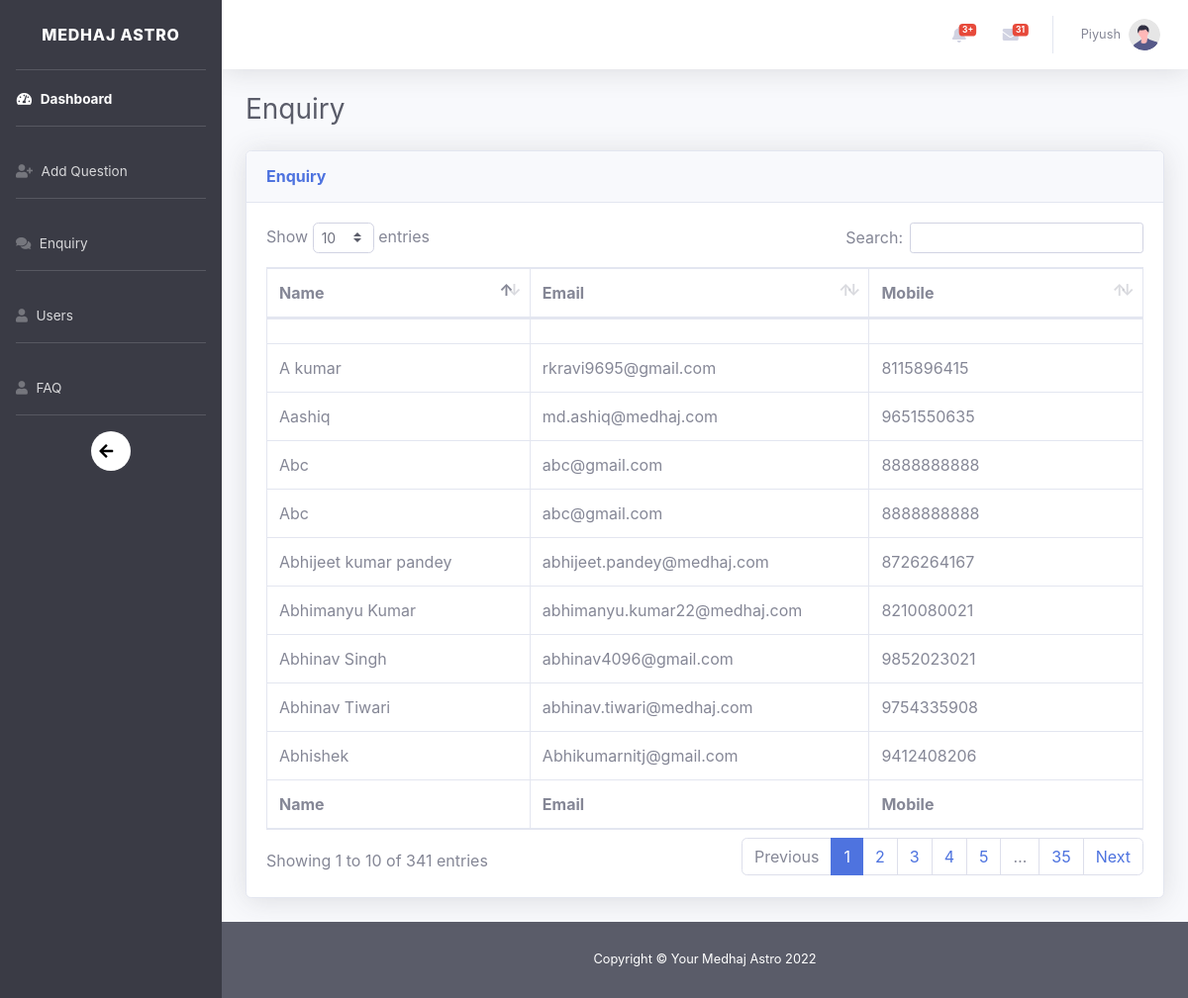
Page /enquiry.php (signed in) on the committed database.
### tables this page shows
CREATE TABLE `enquiry` (
  `id` int(11) NOT NULL,
  `name` text NOT NULL,
  `email` text NOT NULL,
  `mobile` text NOT NULL
);

### enquiry.php (the view, shortened to what this page needs)
<!DOCTYPE html>
<html lang="en">
<head>
    <link href="css/sb-admin-2.min.css" rel="stylesheet">
    <link href="vendor/datatables/dataTables.bootstrap4.min.css" rel="stylesheet">
    <link href="vendor/fontawesome-free/css/all.min.css" rel="stylesheet" type="text/css">
</head>
<body id="page-top">
    <div id="wrapper">
    <?php include 'sidebar.php'; ?>
        <div id="content-wrapper" class="d-flex flex-column">
            <div id="content">
            <?php include 'topbar.php';?>
                <div class="container-fluid">
                    <div class="d-sm-flex align-items-center justify-content-between mb-4">
                        <h1 class="h3 mb-0 text-gray-800">Enquiry</h1>
                    </div>
                    <div class="row">
                      <div class="col-lg-12 col-md-12 col-sm-12">
                    <div class="card shadow mb-4">
                        <div class="card-header py-3">
                            <h6 class="m-0 font-weight-bold text-primary">Enquiry</h6>
                        </div>
                        <div class="card-body">
                            <div class="table-responsive">
                                <table class="table table-bordered" id="dataTable" width="100%" cellspacing="0">
                                    <thead>
                                        <tr>
                                            <th>Name</th>
                                            <th>Email</th>
                                            <th>Mobile</th>
                                        </tr>
                                    </thead>
                                    <tfoot>
                                    <tr>
                                            <th>Name</th>
                                            <th>Email</th>
                                            <th>Mobile</th>
                                        </tr>
                                    </tfoot>
                                    <tbody>
                                        <?php
                                        include '../inc/dbcon.php';
                                                        $q="SELECT * FROM `enquiry`order by id desc";
                                                        $r=mysqli_query($con,$q);
                                                        if($r){
                                                           while($data=mysqli_fetch_assoc($r)){
                                                                  ?>
                                                                   <tr>
                                                                 <td><?php echo $data['name'];?></td>
                                                                 <td><?php echo $data['email'];?></td>
                                                                 <td><?php echo $data['mobile'];?></td>
                                                                 </tr>
                                                                  <?php
                                                                 }
                                                            }
                                        ?>
                                    </tbody>
                                </table>
                            </div>
                        </div>
                    </div>
                      </div>
                    </div>
                </div>
            </div>
            <footer class="sticky-footer bg-dark text-white">
                <div class="container my-auto">
                    <div class="copyright text-center my-auto">
                        <span>Copyright &copy; Your Medhaj Astro 2022</span>
                    </div>
                </div>
            </footer>
        </div>
    </div>
</body>
</html>

### sidebar.php (shortened to what this page needs)
<ul class="navbar-nav  sidebar sidebar-dark accordion bg-gray-900" id="accordionSidebar">
    <a class="sidebar-brand d-flex align-items-center justify-content-center" href="index.html">
        <div class="sidebar-brand-text mx-3">Medhaj Astro </div>
    </a>
    <hr class="sidebar-divider my-0">
    <li class="nav-item active">
        <a class="nav-link" href="index.php">
            <i class="fas fa-fw fa-tachometer-alt"></i>
            <span>Dashboard</span></a>
    </li>
    <hr class="sidebar-divider">
    <li class="nav-item">
        <a class="nav-link" href="add_question.php">
            <i class="fa fa-user-plus" aria-hidden="true"></i>
            <span>Add Question</span></a>
    </li>
    <hr class="sidebar-divider d-none d-md-block">
    <li class="nav-item">
        <a class="nav-link" href="enquiry.php">
            <i class="fas fa-comments" aria-hidden="true"></i>
            <span>Enquiry</span></a>
    </li>
    <hr class="sidebar-divider d-none d-md-block">
    <li class="nav-item">
        <a class="nav-link" href="users.php">
            <i class="fa fa-user" aria-hidden="true"></i>
            <span>Users</span></a>
    </li>
    <hr class="sidebar-divider d-none d-md-block">
    <li class="nav-item">
        <a class="nav-link" href="feedback.php">
            <i class="fa fa-user" aria-hidden="true"></i>
            <span>FAQ</span></a>
    </li>
    <hr class="sidebar-divider d-none d-md-block">
    <div class="text-center d-none d-md-inline">
        <button class="rounded-circle border-0" id="sidebarToggle" style="background-color: white;"><i
                class="fa fa-arrow-left" aria-hidden="true"></i></button>
    </div>
</ul>

### topbar.php (shortened to what this page needs)
<?php
include 'dbcon.php'; ?>
<nav class="navbar navbar-expand navbar-light bg-white topbar mb-4 static-top shadow">
    <ul class="navbar-nav ml-auto">
        <li class="nav-item dropdown no-arrow mx-1">
            <a class="nav-link dropdown-toggle" href="#" id="alertsDropdown" role="button" data-toggle="dropdown"
                aria-haspopup="true" aria-expanded="false">
                <?php $qsb = "select * from badge_counter";
                $rbs = mysqli_query($con, $qsb);
                $status_data = mysqli_fetch_assoc($rbs);
                if ($status_data['view_status'] == "1") {
                } else { ?>
                <span class="badge badge-danger badge-counter">3+</span>
                <?php
                }
                ?>
            </a>
        </li>
        <li class="nav-item dropdown no-arrow mx-1">
            <a class="nav-link dropdown-toggle" href="#" id="messagesDropdown" role="button" data-toggle="dropdown"
                aria-haspopup="true" aria-expanded="false">
                <i class="fas fa-envelope fa-fw"></i>
                <?php
                $name = $_SESSION['name'];
                $email = $_SESSION['email'];
                $shoq = mysqli_num_rows(mysqli_query($con, "SELECT * FROM `feedback_badge_counter` where name='$name' and email='$email' and view_status='0'"));
                if ($shoq > 0) {
                    $qsfrows = "select * from feedback where answer='' ";
                    $qsfrowsrun = mysqli_query($con, $qsfrows);
                    echo "<span class='badge badge-danger badge-counter'>" . mysqli_num_rows($qsfrowsrun) . "</span>";
                }
                ?>
            </a>
        </li>
        <li class="nav-item dropdown no-arrow">
            <a class="nav-link dropdown-toggle" href="#" id="userDropdown" role="button" data-toggle="dropdown"
                aria-haspopup="true" aria-expanded="false">
                <span class="mr-2 d-none d-lg-inline text-gray-600 small">
                    <?php echo $_SESSION['name']; ?>
                </span>
                <img class="img-profile rounded-circle" src="img/undraw_profile.svg">
            </a>
        </li>
    </ul>
</nav>

### rows in the picture
enquiry: name "A kumar", email "rkravi9695@gmail.com", mobile "8115896415"
enquiry: name "Abhimanyu Kumar", email "abhimanyu.kumar22@medhaj.com", mobile "8210080021"
enquiry: name "Abhinav Tiwari", email "abhinav.tiwari@medhaj.com", mobile "9754335908"
enquiry: name "Aashiq", email "md.ashiq@medhaj.com", mobile "9651550635"
enquiry: name "Abhijeet kumar pandey", email "abhijeet.pandey@medhaj.com", mobile "8726264167"
enquiry: name "Abhinav Singh", email "abhinav4096@gmail.com", mobile "9852023021"
enquiry: name "Abhishek", email "Abhikumarnitj@gmail.com", mobile "9412408206"
enquiry: name "Abc", email "abc@gmail.com", mobile "8888888888"
enquiry: name "Abc", email "abc@gmail.com", mobile "8888888888"

### other values in the picture
mysqli_num_rows($qsfrowsrun) "31"
$_SESSION['name'] "Piyush"
